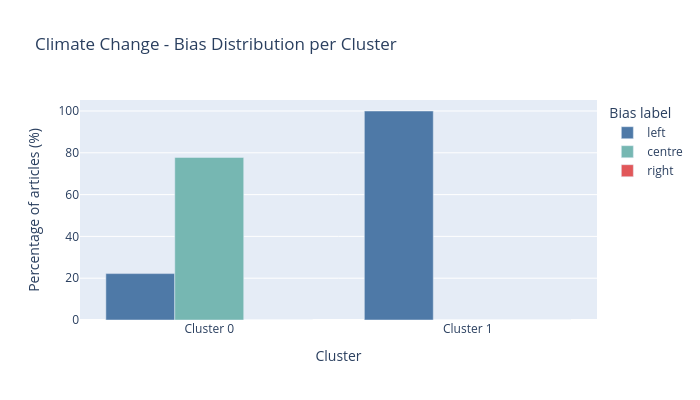

Notebook code for this chart:
### Code cell
bias_distribution_chart(climate, "Climate Change")

### Figure 1 — Plotly figure (JSON) as saved in the notebook; plotly's stock layout.template omitted (floating-point values rounded to 4 significant figures)
{"data": [{"marker": {"color": "#4e79a7"}, "name": "left", "type": "bar", "x": ["Cluster 0", "Cluster 1"], "y": [22.2, 100]}, {"marker": {"color": "#76b7b2"}, "name": "centre", "type": "bar", "x": ["Cluster 0", "Cluster 1"], "y": [77.8, 0]}, {"marker": {"color": "#e15759"}, "name": "right", "type": "bar", "x": ["Cluster 0", "Cluster 1"], "y": [0, 0]}], "layout": {"barmode": "group", "height": 400, "legend": {"title": {"text": "Bias label"}}, "title": {"text": "Climate Change - Bias Distribution per Cluster"}, "width": 700, "xaxis": {"title": {"text": "Cluster"}}, "yaxis": {"title": {"text": "Percentage of articles (%)"}}}}
